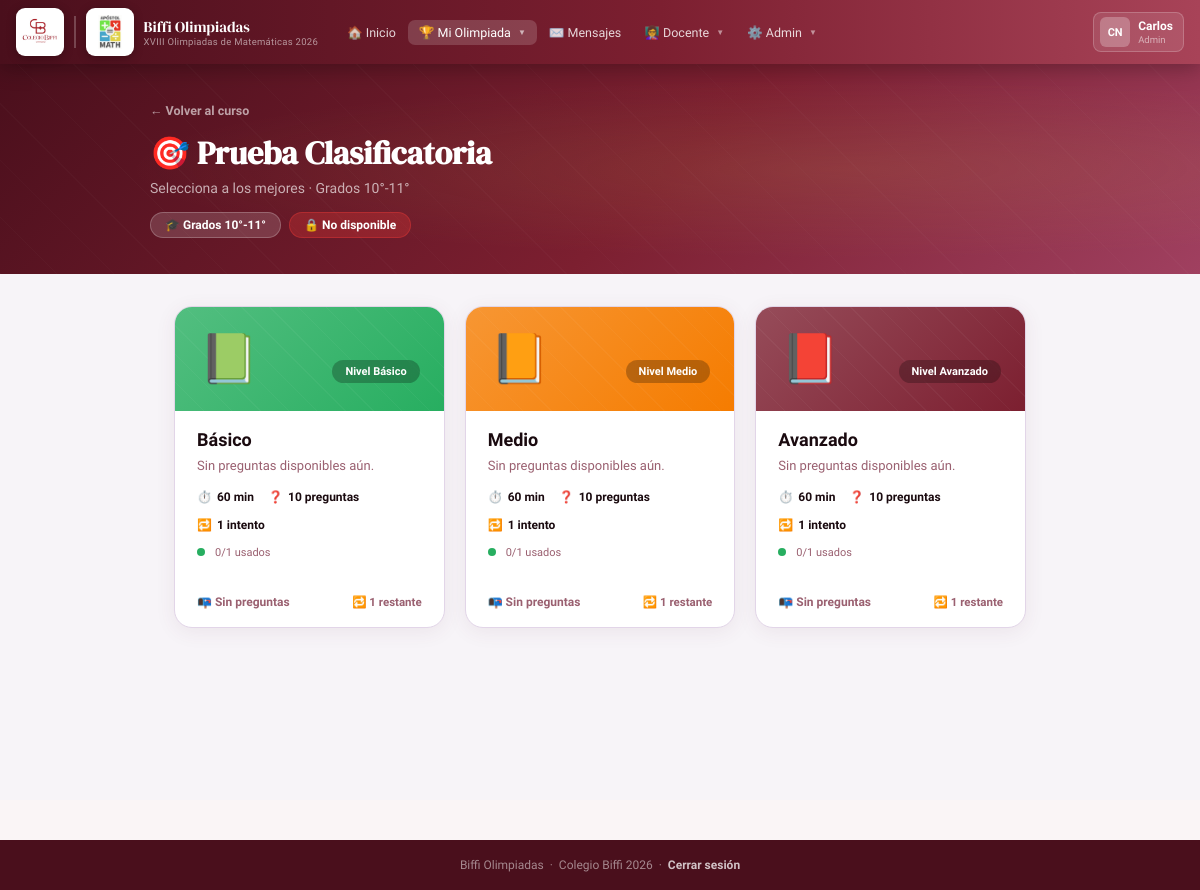
Screenshot of /pruebas.php?tipo=clasificatoria (signed in) with the database file from the repository.
### tables this page shows
CREATE TABLE IF NOT EXISTS `pruebas_config` (
  `id`                INT AUTO_INCREMENT PRIMARY KEY,
  `tipo_prueba`       ENUM('simulacro','clasificatoria','selectiva','final') NOT NULL,
  `grupo_grado`       ENUM('4-5','6-7','8-9','10-11') NOT NULL,
  `tiempo_limite_min` TINYINT UNSIGNED DEFAULT NULL,
  `num_preguntas`     TINYINT UNSIGNED DEFAULT 10,
  `max_intentos`      TINYINT UNSIGNED DEFAULT 0 COMMENT '0 = ilimitado',
  `habilitada`        TINYINT(1) DEFAULT 0,
  `instrucciones`     TEXT DEFAULT NULL,
  `creado_en`         DATETIME DEFAULT CURRENT_TIMESTAMP,
  UNIQUE KEY `config_unica` (`tipo_prueba`, `grupo_grado`)
);

### includes/config.php (called while the page is built, shortened)
<?php
function isDocente() { return in_array($_SESSION['rol'] ?? '', ['admin','docente']); }
function grupoDeGrado(?int $grado): string {
    if($grado === null) return '10-11';
    return '10-11';
}
function miGrupo(): string {
    return grupoDeGrado($_SESSION['grado'] ?? null);
}
function etiquetaGrupo(string $g): string {
    return ['4-5'=>'Grados 4°-5°','6-7'=>'Grados 6°-7°',
            '8-9'=>'Grados 8°-9°','10-11'=>'Grados 10°-11°'][$g] ?? $g;
}
function pruebaHabilitada($pdo, string $tipo, string $grupo): bool {
    try {
        $s = $pdo->prepare("SELECT habilitada FROM secciones WHERE nombre=? LIMIT 1");
        $s->execute([$tipo]);
        $val = $s->fetchColumn();
        return (int)$val === 1;
    } catch(\Exception $e){ return false; }
}
function intentosRestantes($pdo, int $uid, string $tipo, string $grupo, ?string $nivel=null): int {
    try {
        $c = $pdo->prepare("SELECT max_intentos FROM pruebas_config WHERE tipo_prueba=? AND grupo_grado=? LIMIT 1");
        $c->execute([$tipo,$grupo]); $max = $c->fetchColumn();
        $gg_escaped = str_replace('_', '\\_', $grupo);
        if($nivel){
            $niv_escaped = str_replace('_', '\\_', $nivel);
            $patron = $niv_escaped.'\\_'.$gg_escaped.'\\_'.$tipo;
        } else {
            $patron = '%\\_'.$gg_escaped.'\\_'.$tipo;
        }
        $usados = $pdo->prepare("SELECT COUNT(*) FROM resultados WHERE usuario_id=? AND nivel LIKE ? ESCAPE '\\\\'");
        $usados->execute([$uid, $patron]);
        $n = (int)$usados->fetchColumn();
        return max(0, (int)$max - $n);
    } catch(\Exception $e){ return -1; }
}
function tiposPrueba(): array {
    return [
        'simulacro'     => ['🏋️',  'Simulacro',           'Práctica libre, sin límite de tiempo'],
        'clasificatoria'=> ['🎯',  'Prueba Clasificatoria','Selecciona a los mejores'],
        'selectiva'     => ['⭐',  'Prueba Selectiva',     'Segunda fase oficial'],
        'final'         => ['🏆',  'Prueba Final',         'Gran final de las olimpiadas'],
    ];
}
?>

### pruebas.php (the view, shortened to what this page needs)
<?php
require_once 'includes/config.php';
$mi_grupo = miGrupo();
$tipo     = $_GET['tipo'] ?? 'simulacro';
$tipos_info = tiposPrueba();
$tipo_info  = $tipos_info[$tipo];
$habilitada = pruebaHabilitada($pdo, $tipo, $mi_grupo);
$nivel_estudiante = strtolower($_SESSION['nivel'] ?? '');
$niveles_labels = [
    'basico' => 'BÁSICO',
    'medio' => 'MEDIO',
    'avanzado' => 'AVANZADO',
];
$grupos_labels = [
    '4-5' => '4° y 5°',
    '6-7' => '6° y 7°',
    '8-9' => '8° y 9°',
    '10-11' => '10° y 11°',
];
$nivel_banner = $niveles_labels[$nivel_estudiante] ?? strtoupper($nivel_estudiante);
$grupo_banner = $grupos_labels[$mi_grupo] ?? etiquetaGrupo($mi_grupo);
$niveles = ['basico'=>['📗','Básico','#27AE60'],
            'medio' =>['📙','Medio', '#F57C00'],
            'avanzado'=>['📕','Avanzado','#7C1F30']];
$info_niveles = [];
foreach($niveles as $niv=>[$ico,$lbl,$color]){
    try {
        $c = $pdo->prepare("SELECT COUNT(*) FROM preguntas WHERE tipo_prueba=? AND grupo_grado=? AND nivel=?");
        $c->execute([$tipo,$mi_grupo,$niv]); $cnt=(int)$c->fetchColumn();
    } catch(\Exception $e){}
    $cfg = null;
    try {
        $s = $pdo->prepare("SELECT * FROM pruebas_config WHERE tipo_prueba=? AND grupo_grado=?");
        $s->execute([$tipo,$mi_grupo]); $cfg=$s->fetch();
    } catch(\Exception $e){}
    $intentos_rest = intentosRestantes($pdo,(int)$_SESSION['user_id'],$tipo,$mi_grupo,$niv);
    $max_int       = intval($cfg['max_intentos']??0);
    if($max_int>0){
        $niv_e = str_replace('_','\\_',$niv);
        $gg_e  = str_replace('_','\\_',$mi_grupo);
        $patron_niv = $niv_e.'\\_'.$gg_e.'\\_'.$tipo;
        $u=$pdo->prepare("SELECT COUNT(*) FROM resultados WHERE usuario_id=? AND nivel LIKE ? ESCAPE '\\\\'");
        $u->execute([$_SESSION['user_id'],$patron_niv]); $usado=(int)$u->fetchColumn();
    }
    $bloqueado  = (!isDocente() && $tipo!=='simulacro' && $max_int>0 && $intentos_rest===0);
    $disponible = !$bloqueado;
    $info_niveles[$niv] = compact('ico','lbl','color','cnt','cfg','intentos_rest','max_int','usado','bloqueado','disponible');
}
require_once 'includes/header.php';
?>
<div class="sel-page">
  <div class="sel-hero">
    <div class="sel-hero-inner">
      <a href="curso.php" class="sel-back">← Volver al curso</a>
      <h1><?=$tipo_info[0]?> <?=$tipo_info[1]?></h1>
      <p><?=$tipo_info[2]?> · <?=etiquetaGrupo($mi_grupo)?></p>
      <div class="sel-hero-badges">
        <span class="shb">🎓 <?=etiquetaGrupo($mi_grupo)?></span>
        <?php if($habilitada): ?>
        <span class="shb" style="background:rgba(39,174,96,.3);border-color:rgba(39,174,96,.4)">✅ Disponible</span>
        <?php else: ?>
        <span class="shb" style="background:rgba(229,57,53,.3);border-color:rgba(229,57,53,.4)">🔒 No disponible</span>
        <?php endif ?>
      </div>
    </div>
  </div>
  <div class="sel-body">
    <?php if($tipo === 'clasificatoria' && !isDocente()): ?>
    <?php $clas_info = $info_niveles[$nivel_estudiante] ?? reset($info_niveles); ?>
    <?php $clas_href = 'simulacro.php?tipo='.$tipo.'&nivel='.$nivel_estudiante; ?>
    <div class="clas-wrap">
      <div class="clas-banner">
        <span class="clas-dot"></span>
        <div class="clas-banner-text">
          <strong>ESTÁS INSCRITO EN EL NIVEL <?=$nivel_banner?></strong>
          <span>| GRADOS <?=$grupo_banner?></span>
        </div>
      </div>
      <div class="clas-card">
        <div class="clas-head">
          <h2>PRUEBA CLASIFICATORIA 2026</h2>
          <p>XVIII OLIMPIADAS DE MATEMÁTICAS UIS - SECUNDARIA</p>
        </div>
        <div class="clas-body">
          <section class="rule-sec">
            <div class="rule-title green">✏️ 1. ELEMENTOS PERMITIDOS</div>
            <div class="rule-text">
              Para la presentación de la Prueba Clasificatoria, <strong>únicamente</strong> está permitido el uso de:
            </div>
            <div class="tag-list">
              <span class="tag-item">Hojas blancas</span>
              <span class="tag-item">Lápiz</span>
              <span class="tag-item">Borrador</span>
              <span class="tag-item">Sacapuntas</span>
            </div>
          </section>
          <section class="rule-sec red">
            <div class="rule-title red">⚠️ 2. CAUSALES DE ANULACIÓN</div>
            <div class="rule-text">La prueba será anulada en los siguientes casos:</div>
            <ul class="rule-list">
              <li>Suplantación de identidad del estudiante.</li>
              <li>Acceso a páginas de internet distintas a la plataforma Moodle.</li>
              <li>Uso de inteligencia artificial, calculadoras, celulares, libros, apuntes o cualquier otro material no autorizado en Elementos permitidos.</li>
            </ul>
            <div class="rule-text">
              En caso de que un estudiante incumpla estas reglas, o las establecidas por el colegio en el marco de la logística para la presentación de la prueba, el docente enlace deberá reportar la falta al correo <strong>olimpiadas.matematicas@uis.edu.co</strong> para proceder con la anulación de la prueba.
            </div>
          </section>
          <section class="rule-sec teal">
            <div class="rule-title teal">🛡️ 3. HONOR OLÍMPICO</div>
            <div class="rule-text">
              El Comité Organizador de las OMU para Secundaria – 2026, presumirá el <strong>honor olímpico de cada uno</strong> de los participantes, así como el de las instituciones que representan, en los términos del juramento que a continuación se presenta:
            </div>
            <div class="oath-box">
              "Al ingresar a la Prueba Clasificatoria, juro abstenerme de compartir o recibir las preguntas o las respuestas del cuestionario, así como recibir ayuda de terceros en su realización, o cualquier otro acto deshonesto que pueda conducir a la trampa, al fraude, perjudique a mis compañeros competidores o lesione el buen nombre de mi colegio y de mi familia, en el marco de las Olimpiadas de Matemáticas UIS."
            </div>
          </section>
          <section class="rule-sec blue">
            <div class="rule-title blue">ℹ️ 4. ESTRUCTURA</div>
            <div class="rule-text">
              Esta prueba consta de <strong>9 preguntas de selección múltiple con única respuesta</strong>. Para contestar una pregunta seleccione la opción que considere correcta. Adicionalmente encontrarás una pregunta sobre el grado de escolaridad que cursas actualmente.
            </div>
          </section>
          <section class="rule-sec orange">
            <div class="rule-title orange">✅ 5. CALIFICACIÓN</div>
            <div class="rule-text">La calificación de este examen es así:</div>
            <div class="score-box">
              <div class="score-row gray"><strong>Base por presentación:</strong><strong>+9 puntos</strong></div>
              <div class="score-row green"><strong>Respuesta correcta:</strong><strong>+5 puntos</strong></div>
              <div class="score-row red"><strong>Respuesta incorrecta:</strong><strong>-1 punto</strong></div>
              <div class="score-row blue"><strong>Opción “No sé”:</strong><strong>0 puntos</strong></div>
            </div>
          </section>
          <section class="rule-sec dark">
            <div class="rule-title dark">⌛ 6. TIEMPO Y CONDICIONES DE ENVÍO</div>
            <div class="rule-text">
              El tiempo límite para contestar esta prueba es de <strong>120 minutos</strong>. Asegúrate de enviar tus respuestas antes de terminar este tiempo.
            </div>
            <div class="important-box">
              <h4>⚠️ ¡IMPORTANTE!</h4>
              <p>
                Para presentar la prueba tendrás un <strong>ÚNICO INTENTO</strong>. Por favor, ponte en contacto con tu profesor de matemáticas, quien te indicará la fecha (entre el 24 y el 27 de marzo) y el horario (de 6 a.m a 5 p.m.) específicos para realizarla. Una vez que se inicie el cuestionario, el tiempo empezará a correr y dispondrás de solo 2 horas para completarlo.
              </p>
            </div>
          </section>
        </div>
      </div>
      <div class="meta-card">
        <div class="meta-card-title">🧾 Prueba Clasificatoria del Nivel <?=$nivel_banner?> (<?=$grupo_banner?>)</div>
        <div class="meta-line"><strong>Abrió:</strong> viernes, 27 de marzo de 2026, 06:00 &nbsp;&nbsp; <strong>Cierra:</strong> viernes, 27 de marzo de 2026, 18:00</div>
      </div>
      <div class="results-card">
        <div class="results-card-title">🏆 Resultados de la Prueba Clasificatoria</div>
        <div class="rule-text">
          A partir del lunes 6 de abril, podrás consultar aquí los resultados oficiales de la Prueba Clasificatoria.
        </div>
        <div class="rule-text">
          Te invitamos a estar atento(a) a esta fecha para conocer tu desempeño y los siguientes pasos del proceso en las olimpiadas.
        </div>
      </div>
      <div class="start-panel">
        <div class="start-copy">
          <h3>Ingreso al cuestionario</h3>
          <p>
            Tu acceso está configurado para el nivel <?=$nivel_banner?> y el grupo <?=$grupo_banner?>.
            Cuando estés listo, podrás iniciar tu único intento desde aquí.
          </p>
        </div>
        <?php if(!empty($clas_info['bloqueado'])): ?>
        <div class="nc-blocked-msg" style="font-size:14px">🔒 Ya agotaste tu intento disponible.</div>
        <?php elseif(empty($clas_info['cnt'])): ?>
        <div class="nc-blocked-msg" style="font-size:14px;color:#9a6070">📭 Esta prueba aún no tiene preguntas cargadas.</div>
        <?php else: ?>
        <a href="<?=$clas_href?>" class="start-btn">Entrar al cuestionario</a>
        <?php endif ?>
      </div>
    </div>
    <?php else: ?>
    <div class="sel-grid">
    <?php foreach($info_niveles as $niv=>$info):
      $cfg   = $info['cfg'];
      $color = $info['color'];
      $tl    = $cfg['tiempo_limite_min']??null;
      $np    = intval($cfg['num_preguntas']??10);
      $mi    = intval($info['max_int']);
      $href  = $info['disponible'] ? 'simulacro.php?tipo='.$tipo.'&nivel='.$niv : '#';
    ?>
    <a href="<?=$href?>" class="nivel-card <?=(!$info['disponible'])?'blocked':''?>">
      <div class="nc-top" style="background:linear-gradient(135deg,<?=$color?>cc,<?=$color?>)">
        <span class="nc-icon"><?=$info['ico']?></span>
        <span class="nc-badge">Nivel <?=$info['lbl']?></span>
      </div>
      <div class="nc-body">
        <div class="nc-title"><?=$info['lbl']?></div>
        <div class="nc-sub">
          <?php if($info['cnt']===0): ?>
            Sin preguntas disponibles aún.
          <?php elseif($info['bloqueado']): ?>
            Has completado el máximo de intentos.
          <?php else: ?>
            <?=$info['cnt']?> pregunta<?=$info['cnt']!=1?'s':''?> disponible<?=$info['cnt']!=1?'s':''?>.
          <?php endif ?>
        </div>
        <div class="nc-stats">
          <?php if($tl): ?>
          <span class="nc-stat">⏱️ <strong><?=$tl?> min</strong></span>
          <?php else: ?>
          <span class="nc-stat">⏱️ Sin límite</span>
          <?php endif ?>
          <span class="nc-stat">❓ <strong><?=$np?> preguntas</strong></span>
          <?php if($mi>0): ?>
          <span class="nc-stat">🔁 <strong><?=$mi?> intento<?=$mi!=1?'s':''?></strong></span>
          <?php endif ?>
        </div>
        <?php if($mi>0): ?>
        <div class="intentos-bar" style="margin-bottom:4px">
          <?php for($d=0;$d<$mi;$d++): ?>
          <div class="int-dot <?=$d<$info['usado']?'used':'avail'?>"></div>
          <?php endfor ?>
          <span style="font-size:11px;color:#9a6070;margin-left:6px"><?=$info['usado']?>/<?=$mi?> usados</span>
        </div>
        <?php endif ?>
      </div>
      <div class="nc-cta">
        <?php if($info['bloqueado']): ?>
          <span class="nc-blocked-msg">🔒 Intentos agotados</span>
        <?php elseif($info['cnt']===0): ?>
          <span class="nc-blocked-msg" style="color:#9a6070">📭 Sin preguntas</span>
        <?php elseif(!$habilitada && !isDocente()): ?>
          <span class="nc-blocked-msg">🔒 No disponible</span>
        <?php else: ?>
          <button class="nc-action" style="background:<?=$color?>" onclick="event.preventDefault();location.href='<?=$href?>'">
            Comenzar →
          </button>
        <?php endif ?>
        <?php if($mi>0 && !$info['bloqueado'] && $info['disponible']): ?>
        <span class="nc-intentos">🔁 <?=max(0,$mi-$info['usado'])?> restante<?=max(0,$mi-$info['usado'])!=1?'s':''?></span>
        <?php endif ?>
      </div>
    </a>
    <?php endforeach ?>
    </div>
    <?php endif ?>
  </div>
</div>
<?php require_once 'includes/footer.php'; ?>

### rows the page displays
pruebas_config: ico "📗", lbl "Básico", shows "Sin preguntas disponibles aún.", tiempo_limite_min "60", num_preguntas "10", max_intentos "1", habilitada "0", shows "📭 Sin preguntas", max(0,$mi-$info['usado']) "1", ico "📙", lbl "Medio", ico "📕", lbl "Avanzado"

### other values shown
$_iniciales "CN"
$_nombre "Carlos"
$rol_actual "Admin"
$tipo_info[0] "🎯"
$tipo_info[1] "Prueba Clasificatoria"
$tipo_info[2] "Selecciona a los mejores"
etiquetaGrupo($mi_grupo) "Grados 10°-11°"
